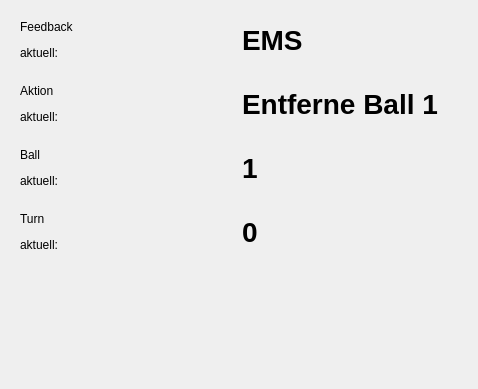
<?xml version="1.0" encoding="UTF-8"?>
<ui version="4.0">
 <class>StudyTwoMasterDialog</class>
 <widget class="QDialog" name="StudyTwoMasterDialog">
  <property name="geometry">
   <rect>
    <x>0</x>
    <y>0</y>
    <width>478</width>
    <height>389</height>
   </rect>
  </property>
  <property name="windowTitle">
   <string>Dialog</string>
  </property>
  <layout class="QVBoxLayout" name="verticalLayout">
   <item>
    <widget class="QWidget" name="widget" native="true">
     <layout class="QHBoxLayout" name="horizontalLayout">
      <item>
       <widget class="QLabel" name="label">
        <property name="text">
         <string>&lt;html&gt;&lt;head/&gt;&lt;body&gt;&lt;p&gt;Feedback &lt;/p&gt;&lt;p&gt;aktuell:&lt;/p&gt;&lt;/body&gt;&lt;/html&gt;</string>
        </property>
       </widget>
      </item>
      <item>
       <widget class="QLabel" name="label_2">
        <property name="styleSheet">
         <string notr="true">     font: bold 28px;</string>
        </property>
        <property name="text">
         <string>EMS</string>
        </property>
       </widget>
      </item>
     </layout>
    </widget>
   </item>
   <item>
    <widget class="QWidget" name="widget_2" native="true">
     <layout class="QHBoxLayout" name="horizontalLayout_2">
      <item>
       <widget class="QLabel" name="label_4">
        <property name="text">
         <string>&lt;html&gt;&lt;head/&gt;&lt;body&gt;&lt;p&gt;Aktion &lt;/p&gt;&lt;p&gt;aktuell:&lt;/p&gt;&lt;/body&gt;&lt;/html&gt;</string>
        </property>
       </widget>
      </item>
      <item>
       <widget class="QLabel" name="label_3">
        <property name="styleSheet">
         <string notr="true">     font: bold 28px;</string>
        </property>
        <property name="text">
         <string>Entferne Ball 1</string>
        </property>
       </widget>
      </item>
     </layout>
    </widget>
   </item>
   <item>
    <widget class="QWidget" name="widget_3" native="true">
     <layout class="QHBoxLayout" name="horizontalLayout_3">
      <item>
       <widget class="QLabel" name="label_5">
        <property name="text">
         <string>&lt;html&gt;&lt;head/&gt;&lt;body&gt;&lt;p&gt;Ball&lt;/p&gt;&lt;p&gt;aktuell:&lt;/p&gt;&lt;/body&gt;&lt;/html&gt;</string>
        </property>
       </widget>
      </item>
      <item>
       <widget class="QLabel" name="label_6">
        <property name="styleSheet">
         <string notr="true">     font: bold 28px;</string>
        </property>
        <property name="text">
         <string>1</string>
        </property>
       </widget>
      </item>
     </layout>
    </widget>
   </item>
   <item>
    <widget class="QWidget" name="widget_4" native="true">
     <layout class="QHBoxLayout" name="horizontalLayout_4">
      <item>
       <widget class="QLabel" name="label_7">
        <property name="text">
         <string>&lt;html&gt;&lt;head/&gt;&lt;body&gt;&lt;p&gt;Turn &lt;/p&gt;&lt;p&gt;aktuell:&lt;/p&gt;&lt;/body&gt;&lt;/html&gt;</string>
        </property>
       </widget>
      </item>
      <item>
       <widget class="QLabel" name="label_8">
        <property name="styleSheet">
         <string notr="true">     font: bold 28px;</string>
        </property>
        <property name="text">
         <string>0</string>
        </property>
       </widget>
      </item>
     </layout>
    </widget>
   </item>
   <item>
    <spacer name="verticalSpacer">
     <property name="orientation">
      <enum>Qt::Vertical</enum>
     </property>
     <property name="sizeHint" stdset="0">
      <size>
       <width>20</width>
       <height>40</height>
      </size>
     </property>
    </spacer>
   </item>
  </layout>
 </widget>
 <resources/>
 <connections/>
</ui>
